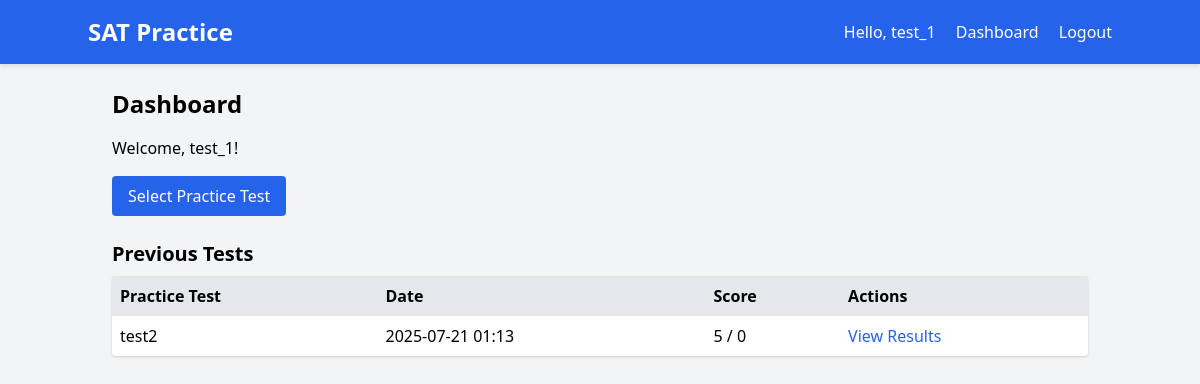
The app's page /dashboard (signed in), older data.
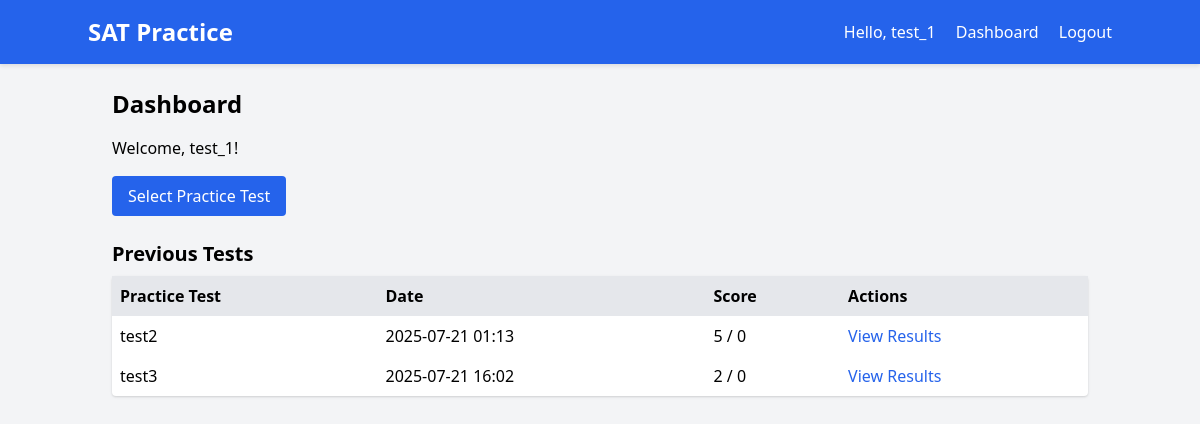
The same page, newer data.
### app.py (models this page shows)
class User(db.Model):
    id = db.Column(db.Integer, primary_key=True)
    username = db.Column(db.String(80), unique=True, nullable=False)
    password = db.Column(db.String(120), nullable=False)
    email = db.Column(db.String(120), unique=True, nullable=False)

class TestSession(db.Model):
    id = db.Column(db.Integer, primary_key=True)
    user_id = db.Column(db.Integer, db.ForeignKey('user.id'), nullable=False)
    practice_test_id = db.Column(db.String(10), nullable=False)  # ID of the practice test (e.g., 'test1', 'test2')
    start_time = db.Column(db.DateTime, nullable=False)
    score = db.Column(db.Integer, nullable=True)
    answers = db.Column(db.Text, nullable=True)  # JSON string of answers
    current_question = db.Column(db.Integer, default=0)
    current_section = db.Column(db.Integer, default=0)  # 0 to 3 for the 4 sections
    marked_for_review = db.Column(db.Text, nullable=True)  # JSON string of marked questions
    section_start_time = db.Column(db.DateTime, nullable=True)

### app.py (the view)
@app.route('/dashboard')
def dashboard():
    if 'user_id' not in session:
        flash('Please log in to access the dashboard.')
        return redirect(url_for('login'))
    user = User.query.get(session['user_id'])
    active_session = TestSession.query.filter_by(
        user_id=user.id, score=None
    ).order_by(TestSession.start_time.desc()).first()
    test_sessions = TestSession.query.filter_by(user_id=user.id).all()
    return render_template('dashboard.html',
                           username=session['username'],
                           test_sessions=test_sessions,
        active_session=active_session)

### templates/dashboard.html (shortened to what this page needs)
{% extends 'base.html' %}
{% block content %}
    <h2 class="text-2xl font-bold mb-4">Dashboard</h2>
    <p class="mb-4">Welcome, {{ username }}!</p>
    <a href="{{ url_for('select_test') }}" class="bg-blue-600 text-white px-4 py-2 rounded hover:bg-blue-700 mb-6 inline-block">Select Practice Test</a>
    <h3 class="text-xl font-bold mb-2">Previous Tests</h3>
    {% if test_sessions %}
        <table class="w-full bg-white shadow rounded">
            <thead>
                <tr class="bg-gray-200">
                    <th class="p-2 text-left">Practice Test</th>
                    <th class="p-2 text-left">Date</th>
                    <th class="p-2 text-left">Score</th>
                    <th class="p-2 text-left">Actions</th>
                </tr>
            </thead>
            <tbody>
                {% for session in test_sessions %}
                    <tr>
                        <td class="p-2">{{ session.practice_test_id }}</td>
                        <td class="p-2">{{ session.start_time.strftime('%Y-%m-%d %H:%M') }}</td>
                        <td class="p-2">{{ session.score }} / {{ questions|length }}</td>
                        <td class="p-2">
                            <a href="{{ url_for('results', session_id=session.id) }}" class="text-blue-600 hover:underline">View Results</a>
                        </td>
                    </tr>
                {% endfor %}
            </tbody>
        </table>
    {% else %}
        <p>No tests taken yet.</p>
    {% endif %}
{% endblock %}

### templates/base.html (shortened to what this page needs)
<!DOCTYPE html>
<html lang="en">
<head>
    <link href="https://cdn.jsdelivr.net/npm/tailwindcss@2.2.19/dist/tailwind.min.css" rel="stylesheet">
    <link rel="stylesheet" href="{{ url_for('static', filename='css/style.css') }}">
</head>
<body class="bg-gray-100 font-sans">
    <nav class="bg-blue-600 text-white p-4">
        <div class="container mx-auto flex justify-between items-center">
            <a href="{{ url_for('index') }}" class="text-2xl font-bold">SAT Practice</a>
            <div>
                {% if session.username %}
                    <span class="mr-4">Hello, {{ session.username }}</span>
                    <a href="{{ url_for('dashboard') }}" class="mr-4">Dashboard</a>
                    <a href="{{ url_for('logout') }}">Logout</a>
                {% else %}
                    <a href="{{ url_for('login') }}" class="mr-4">Login</a>
                    <a href="{{ url_for('register') }}">Register</a>
                {% endif %}
            </div>
        </div>
    </nav>
    <div class="container mx-auto p-6">
        {% block content %}{% endblock %}
    </div>
</body>
</html>

### static/css/style.css (style rules this page uses)
body { min-height: 100vh; display: flex; flex-direction: column; }
.container { flex: 1; }
nav { box-shadow: 0 2px 4px rgba(0, 0, 0, 0.1); }

Row changes from the older to the newer data that the page shows:
added TestSession: practice_test_id "test3", start_time "2025-07-21 16:02", score "2", questions "0"
